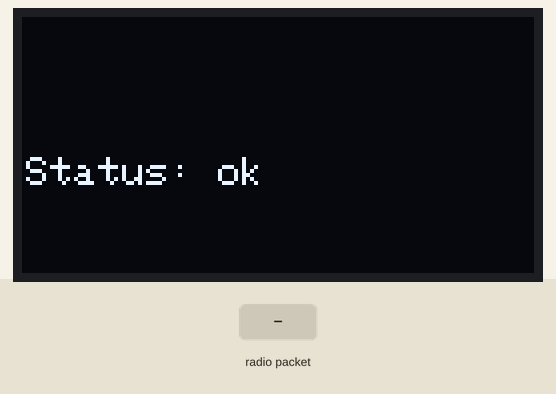
This sketch was run on a simulated ESP8266 (NodeMCU). Parts: 128×64 one-colour display. The test bench sets the inputs (shaded band). No radio packets arrive unless stated; what the sketch prints to the serial monitor is not drawn.

Above: at 2.3 s.
2.4 s: radio packet "1" arrives
At 3.0 s:
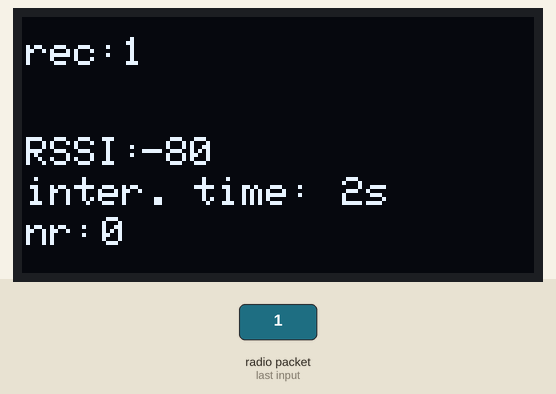
3.9 s: radio packet "0" arrives
At 5.1 s:
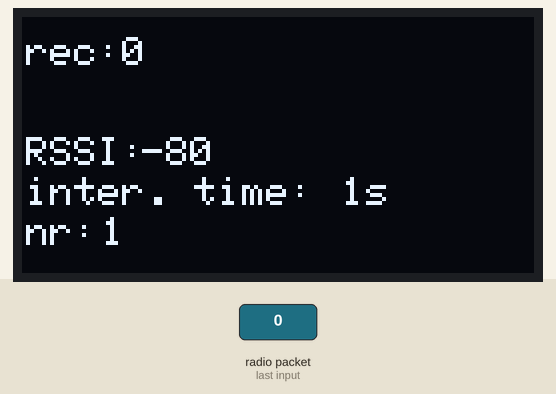
5.4 s: radio packet "2" arrives
At 6.4 s:
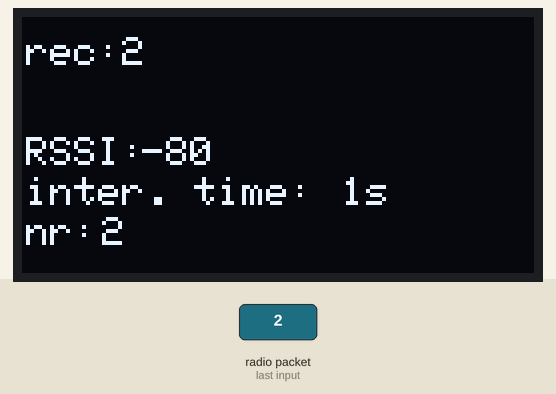
Timing chart, 0 to 8.4 s (numbered marks = the images above; inputs shaded):
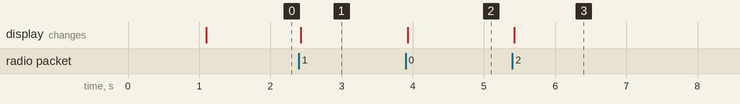

The sketch:

esp32s2mini_oled_lora_receiver_tester.ino
```cpp
#ifndef ESP32
#error This code is designed to run on ESP32 platform (ESP32 S2 mini [LOLIN S2 Mini]), not Arduino nor ESP8266! Please check your Tools->Board setting.
#endif
#include <SPI.h>
#include <LoRa.h> // by Sandeep Mistry
#include <Adafruit_GFX.h>
#include <Adafruit_SSD1306.h> // by Adafruit
#include <Wire.h>  //for custom sda, scl define

//---lora
#define ss 12  //MOSI: 11, MISO: 9, SCK: 7
#define rst 16
#define dio0 2
//---lora

//--- oled
#define I2C_SDA 1  // sda
#define I2C_SCL 2  // scl
//--- oled

// OLED setup ---------------------
Adafruit_SSD1306 display(128, 64, &Wire, -1);  // On ESP32 s2 mini:   pin1=(SDA),  pin2=(SCL); VCC=3.3v; Reset pin # (or -1 if sharing Arduino reset pin)
// OLED setup ---------------------

String inString = "";  // string to hold input from lora
int counter = 0; //count received lora packets
long intervalTime = 0; //for time measurement between received lora packet

void setup() {
  Serial.begin(9600);
  pinMode(LED_BUILTIN, OUTPUT);
  oled_start(); //OLED setup
  lora_start(); //LORA setup
  oled_display("Status: ok");
}

void loop() {
  loraEngineReceiver();
}

void loraEngineReceiver() {
  int packetSize = LoRa.parsePacket();

  if (packetSize) {

    digitalWrite(LED_BUILTIN, HIGH);  // turn the LED on (HIGH is the voltage level)
    delay(2);                         // wait for a second
    digitalWrite(LED_BUILTIN, LOW);   // turn the LED off by making the voltage LOW

    // read packet
    while (LoRa.available()) { //loop for lora message
      int inChar = LoRa.read();
      inString += (char)inChar;
    }
    Serial.print(" Packet: ");
    Serial.println(inString);
    Serial.print("' with RSSI ");
    Serial.println(LoRa.packetRssi());
    oled_display_lora_content(inString, LoRa.packetRssi() );
    inString = ""; // clear received message
    counter++;
    intervalTime = millis();
  }
}
void oled_display_lora_content(String message, int rssi) {
  display.clearDisplay();                           // Clear display buffer
  display.setTextSize(1);                           // Draw 2X-scale text
  display.setTextColor(SSD1306_WHITE);

  display.setCursor(1, 5);
  display.println(F("rec:"));
  display.setCursor(25, 5);
  display.println(message);

  display.setCursor(1, 30);
  display.println(F("RSSI:"));
  display.setCursor(30, 30);
  display.println(rssi);

  display.setCursor(1, 40);
  display.println(F("inter. time: "));
  display.setCursor(80, 40);
  display.println(String((millis() - intervalTime)/1000)+"s");

  display.setCursor(1, 50);
  display.println(F("nr: "));
  display.setCursor(20, 50);
  display.println(counter);

  display.display();  // Update screen
}

void oled_display(String message) {
  display.clearDisplay();                           // Clear display buffer
  display.setTextSize(1);                           // Draw 2X-scale text
  display.setTextColor(SSD1306_WHITE);
  display.setCursor(1, 35);
  display.println(message);
  display.display();  // Update screen
}


const unsigned char Autobot_logo[] PROGMEM = {
  0x00, 0x00, 0x00, 0x00, 0x00, 0x00, 0x03, 0xff, 0xc0, 0x00, 0x00, 0x00, 0x00, 0x00, 0x00, 0x00,
  0x00, 0x00, 0x00, 0x00, 0x00, 0x7f, 0xff, 0xff, 0x00, 0x00, 0x00, 0x00, 0x00, 0x00, 0x00, 0x00,
  0x00, 0x00, 0x00, 0x03, 0xff, 0xff, 0xff, 0xe0, 0x00, 0x00, 0x00, 0x00, 0x00, 0x00, 0x00, 0x00,
  0x00, 0x00, 0x0f, 0xff, 0xff, 0xff, 0xf8, 0x00, 0x00, 0x00, 0x00, 0x00, 0x00, 0x00, 0x00, 0x03,
  0xff, 0xbf, 0xff, 0xff, 0xff, 0xfc, 0xff, 0xe0, 0x00, 0x00, 0x00, 0x00, 0x00, 0x00, 0x01, 0xff,
  0xbf, 0xff, 0xff, 0xff, 0xfd, 0xff, 0xc0, 0x00, 0x00, 0x00, 0x00, 0x00, 0x00, 0x01, 0xff, 0xff,
  0xff, 0xff, 0xff, 0xfd, 0xff, 0xc0, 0x00, 0x00, 0x00, 0x00, 0x00, 0x00, 0x01, 0xff, 0xdf, 0xff,
  0xff, 0xff, 0xff, 0xff, 0xc0, 0x00, 0x00, 0x00, 0x00, 0x00, 0x00, 0x01, 0xff, 0xdf, 0xff, 0xff,
  0xff, 0xff, 0xff, 0x80, 0x00, 0x00, 0x00, 0x00, 0x00, 0x00, 0x01, 0xff, 0xdf, 0xfc, 0x00, 0x3f,
  0xff, 0xff, 0x80, 0x00, 0x00, 0x00, 0x00, 0x00, 0x00, 0x00, 0xff, 0xef, 0xff, 0x00, 0x7f, 0xfb,
  0xff, 0x80, 0x00, 0x00, 0x00, 0x00, 0x00, 0x00, 0x00, 0xff, 0xf7, 0xff, 0x81, 0xff, 0xef, 0xff,
  0x80, 0x00, 0x00, 0x00, 0x00, 0x00, 0x00, 0x00, 0xf9, 0xf9, 0xff, 0xe3, 0xff, 0xdf, 0xdf, 0x00,
  0x00, 0x00, 0x00, 0x00, 0x00, 0x00, 0x00, 0xfc, 0xfe, 0xff, 0xf7, 0xff, 0x3f, 0x3f, 0x00, 0x00,
  0x00, 0x00, 0x00, 0x00, 0x00, 0x00, 0xff, 0x3f, 0x3f, 0xff, 0xfe, 0xfe, 0x7f, 0x00, 0x00, 0x00,
  0x00, 0x00, 0x00, 0x00, 0x00, 0x7f, 0x9f, 0xdf, 0xff, 0xf9, 0xfd, 0xff, 0x00, 0x00, 0x00, 0x00,
  0x00, 0x00, 0x00, 0x00, 0x7f, 0xe7, 0xe7, 0xff, 0xf7, 0xf3, 0xff, 0x00, 0x00, 0x00, 0x00, 0x00,
  0x00, 0x00, 0x00, 0x7d, 0xf3, 0xfb, 0xff, 0xcf, 0xcf, 0xbe, 0x00, 0x00, 0x00, 0x00, 0x00, 0x00,
  0x00, 0x00, 0x7e, 0x7d, 0xf8, 0xff, 0x9f, 0x9f, 0x3e, 0x00, 0x00, 0x00, 0x00, 0x00, 0x00, 0x00,
  0x00, 0x3f, 0xbe, 0x7e, 0x3e, 0x7f, 0x7c, 0xfe, 0x00, 0x00, 0x00, 0x00, 0x00, 0x00, 0x00, 0x00,
  0x3f, 0xcf, 0xff, 0x9d, 0xfe, 0xfb, 0xfe, 0x00, 0x00, 0x00, 0x00, 0x00, 0x00, 0x00, 0x00, 0x3f,
  0xe7, 0xfd, 0xe3, 0xff, 0xf7, 0xfe, 0x00, 0x00, 0x00, 0x00, 0x00, 0x00, 0x00, 0x00, 0x1f, 0xf9,
  0xfd, 0xff, 0xff, 0xcf, 0xfc, 0x00, 0x00, 0x00, 0x00, 0x00, 0x00, 0x00, 0x00, 0x0f, 0xfe, 0xfd,
  0xff, 0xff, 0x3f, 0xf8, 0x00, 0x00, 0x00, 0x00, 0x00, 0x00, 0x00, 0x00, 0x07, 0xff, 0x7d, 0xff,
  0xfe, 0x7f, 0xf0, 0x00, 0x00, 0x00, 0x00, 0x00, 0x00, 0x00, 0x00, 0x0b, 0xff, 0xff, 0xff, 0xff,
  0xff, 0xd0, 0x00, 0x00, 0x00, 0x00, 0x00, 0x00, 0x00, 0x00, 0x0e, 0xff, 0xfe, 0xff, 0xbf, 0xff,
  0xb0, 0x00, 0x00, 0x00, 0x00, 0x00, 0x00, 0x00, 0x00, 0x0f, 0x7f, 0xfe, 0xff, 0xbf, 0xfe, 0x70,
  0x00, 0x00, 0x00, 0x00, 0x00, 0x00, 0x00, 0x00, 0x0f, 0xff, 0xfe, 0xff, 0xbf, 0xff, 0xf0, 0x00,
  0x00, 0x00, 0x00, 0x00, 0x00, 0x00, 0x00, 0x0f, 0xe0, 0x7e, 0xff, 0xbf, 0x03, 0xf0, 0x00, 0x00,
  0x00, 0x00, 0x00, 0x00, 0x00, 0x00, 0x0f, 0xe0, 0x02, 0xff, 0x20, 0x03, 0xf0, 0x00, 0x00, 0x00,
  0x00, 0x00, 0x00, 0x00, 0x00, 0x0f, 0xe0, 0x00, 0xff, 0x00, 0x03, 0xf0, 0x00, 0x00, 0x00, 0x00,
  0x00, 0x00, 0x00, 0x00, 0x0f, 0xe0, 0x02, 0xff, 0x40, 0x07, 0xf0, 0x00, 0x00, 0x00, 0x00, 0x00,
  0x00, 0x00, 0x00, 0x0f, 0xf8, 0x0e, 0xff, 0x70, 0x0f, 0xf0, 0x00, 0x00, 0x00, 0x00, 0x00, 0x00,
  0x00, 0x00, 0x07, 0xfe, 0x3f, 0xff, 0x7e, 0x3f, 0xf0, 0x00, 0x00, 0x00, 0x00, 0x00, 0x00, 0x00,
  0x00, 0x07, 0xfe, 0xff, 0xff, 0x7f, 0x7f, 0xf0, 0x00, 0x00, 0x00, 0x00, 0x00, 0x00, 0x00, 0x00,
  0x07, 0xfe, 0xff, 0xff, 0x7f, 0x7f, 0xf0, 0x00, 0x00, 0x00, 0x00, 0x00, 0x00, 0x00, 0x00, 0x07,
  0xfe, 0xff, 0xff, 0x7f, 0x7f, 0xf0, 0x00, 0x00, 0x00, 0x00, 0x00, 0x00, 0x00, 0x00, 0x07, 0xfe,
  0xff, 0xff, 0x7f, 0x7f, 0xf0, 0x00, 0x00, 0x00, 0x00, 0x00, 0x00, 0x00, 0x00, 0x07, 0xfe, 0xff,
  0xff, 0x7f, 0x7f, 0xf0, 0x00, 0x00, 0x00, 0x00, 0x00, 0x00, 0x00, 0x00, 0x07, 0xfe, 0xff, 0xff,
  0x7f, 0x7f, 0xf0, 0x00, 0x00, 0x00, 0x00, 0x00, 0x00, 0x00, 0x00, 0x07, 0xfe, 0xff, 0xff, 0x7f,
  0x7f, 0xf0, 0x00, 0x00, 0x00, 0x00, 0x00, 0x00, 0x00, 0x00, 0x07, 0xfe, 0xff, 0xff, 0x7f, 0x7f,
  0xf0, 0x00, 0x00, 0x00, 0x00, 0x00, 0x00, 0x00, 0x00, 0x07, 0xfe, 0xff, 0xff, 0x7f, 0x7f, 0xf0,
  0x00, 0x00, 0x00, 0x00, 0x00, 0x00, 0x00, 0x00, 0x07, 0xfe, 0xff, 0xff, 0x7f, 0x7f, 0xf0, 0x00,
  0x00, 0x00, 0x00, 0x00, 0x00, 0x00, 0x00, 0x07, 0xfe, 0xff, 0x7f, 0x7f, 0x7f, 0xe0, 0x00, 0x00,
  0x00, 0x00, 0x00, 0x00, 0x00, 0x00, 0x07, 0xfe, 0xff, 0xff, 0xff, 0x7f, 0xe0, 0x00, 0x00, 0x00,
  0x00, 0x00, 0x00, 0x00, 0x00, 0x07, 0xfe, 0xff, 0xff, 0xff, 0x7f, 0xe0, 0x00, 0x00, 0x00, 0x00,
  0x00, 0x00, 0x00, 0x00, 0x03, 0xfe, 0xff, 0xff, 0xff, 0x7f, 0xc0, 0x00, 0x00, 0x00, 0x00, 0x00,
  0x00, 0x00, 0x00, 0x00, 0xfe, 0xff, 0xff, 0xff, 0x7f, 0x80, 0x00, 0x00, 0x00, 0x00, 0x00, 0x00,
  0x00, 0x00, 0x00, 0x7e, 0xff, 0xff, 0xff, 0x7f, 0x00, 0x00, 0x00, 0x00, 0x00, 0x00, 0x00, 0x00,
  0x00, 0x00, 0x3e, 0xfe, 0x00, 0x3f, 0x7c, 0x00, 0x00, 0x00, 0x00, 0x00, 0x00, 0x00, 0x00, 0x00,
  0x00, 0x1e, 0xfd, 0xff, 0xbf, 0x78, 0x00, 0x00, 0x00, 0x00, 0x00, 0x00, 0x00, 0x00, 0x00, 0x00,
  0x06, 0xfd, 0xff, 0xff, 0x70, 0x00, 0x00, 0x00, 0x00, 0x00, 0x00, 0x00, 0x00, 0x00, 0x00, 0x02,
  0xfd, 0xff, 0xdf, 0x60, 0x00, 0x00, 0x00, 0x00, 0x00, 0x00, 0x00, 0x00, 0x00, 0x00, 0x00, 0xfb,
  0xff, 0xdf, 0x00, 0x00, 0x00, 0x00, 0x00, 0x00, 0x00, 0x00, 0x00, 0x00, 0x00, 0x00, 0xfb, 0xff,
  0xef, 0x00, 0x00, 0x00, 0x00, 0x00, 0x00, 0x00, 0x00, 0x00, 0x00, 0x00, 0x00, 0x3b, 0xff, 0xee,
  0x00, 0x00, 0x00, 0x00, 0x00, 0x00, 0x00, 0x00, 0x00, 0x00, 0x00, 0x00, 0x17, 0xff, 0xec, 0x00,
  0x00, 0x00, 0x00, 0x00, 0x00, 0x00, 0x00, 0x00, 0x00, 0x00, 0x00, 0x07, 0xff, 0xf0, 0x00, 0x00,
  0x00, 0x00, 0x00, 0x00
};
void displayTransformersLogo() {
  display.clearDisplay();
  display.drawBitmap(0, 0, Autobot_logo, 120, 60, 1);  //(x,y,bitmap_name,width,height,1)
  display.display();
  delay(1000);
};

void oled_start() {
  Wire.begin(I2C_SDA, I2C_SCL);                      //Wire.begin(I2C_SDA, I2C_SCL);
  if (!display.begin(SSD1306_SWITCHCAPVCC, 0x3C)) {  //See datasheet for Address; 0x3D for 128x64, 0x3C for 128x32
    Serial.println(F("SSD1306 allocation failed"));
    for (;;);  // Don't proceed, loop forever
  }
  Serial.println("oled display status: ok");
  display.clearDisplay();
  displayTransformersLogo();
}

void lora_start() {
  LoRa.setPins(ss, rst, dio0);
   if (!LoRa.begin(433E6)) {
    while (1) {
      oled_display("Starting LoRa failed!");
      Serial.println("Starting LoRa failed!");
      Serial.print("MOSI: ");
      Serial.println(MOSI);
      Serial.print("MISO: ");
      Serial.println(MISO);
      Serial.print("SCK: ");
      Serial.println(SCK);
      Serial.print("SS: ");
      Serial.println(SS);
      digitalWrite(LED_BUILTIN, HIGH);  // turn the LED on (HIGH is the voltage level)
      delay(1000);                      // wait for a second
      digitalWrite(LED_BUILTIN, LOW);   // turn the LED off by making the voltage LOW
      delay(10000);
    };
  }
  Serial.println("LoRa status: ok");
}
```

Measured:
- after the input at 2.4 s, the display: changes at once (image 1)
- after the input at 3.9 s, the display: changes at once (image 2)
- after the input at 5.4 s, the display: changes at once (image 3)
